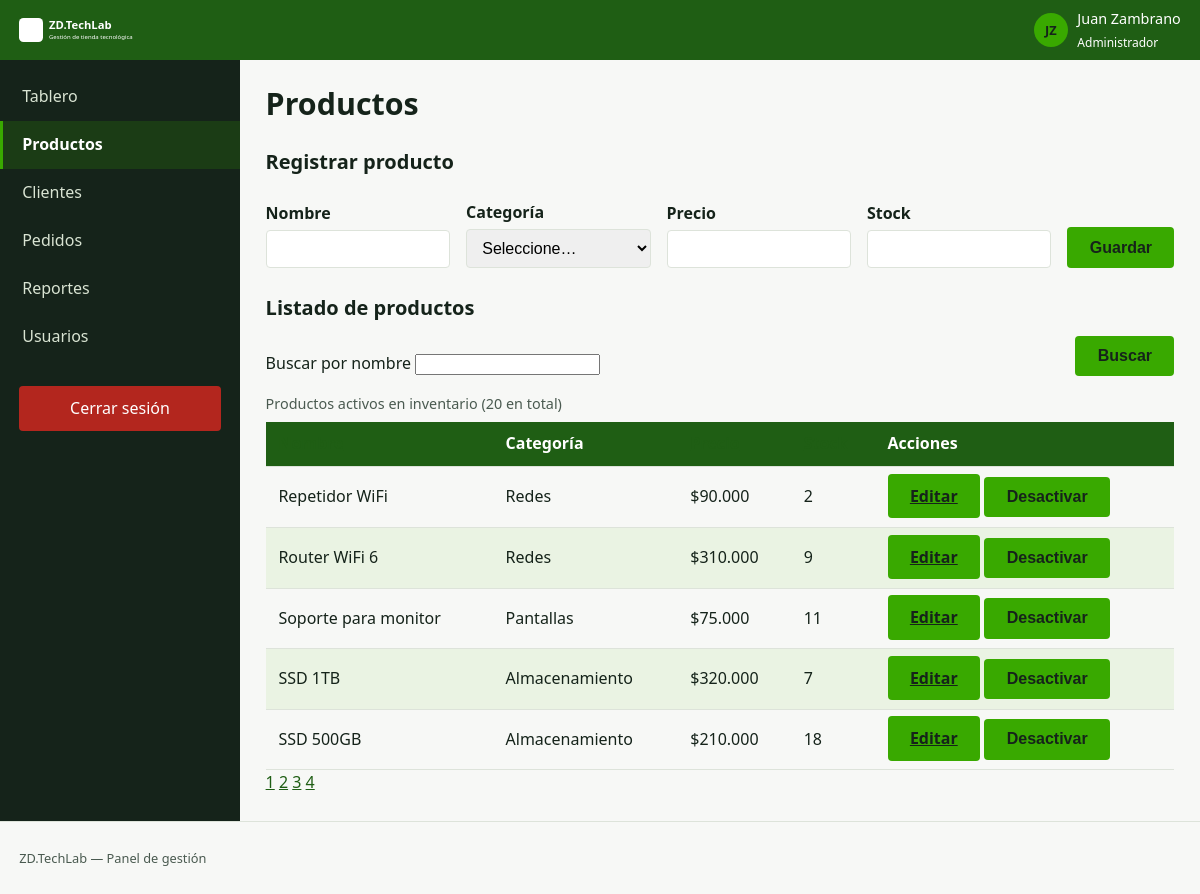
Page /productos.php?pagina=3 (signed in) on the committed database.
### tables this page shows
CREATE TABLE productos (
  id            INT UNSIGNED AUTO_INCREMENT PRIMARY KEY,
  categoria_id  INT UNSIGNED NOT NULL,
  nombre        VARCHAR(150) NOT NULL,
  precio        DECIMAL(12,2) NOT NULL,
  stock         INT UNSIGNED NOT NULL DEFAULT 0,
  stock_minimo  INT UNSIGNED NOT NULL DEFAULT 5,
  activo        TINYINT(1) NOT NULL DEFAULT 1,
  creado_en     DATETIME NOT NULL DEFAULT CURRENT_TIMESTAMP,
  CONSTRAINT fk_productos_categoria
    FOREIGN KEY (categoria_id) REFERENCES categorias(id)
    ON DELETE RESTRICT ON UPDATE CASCADE,
  INDEX idx_productos_nombre (nombre),
  INDEX idx_productos_categoria (categoria_id)
);

CREATE TABLE categorias (
  id      INT UNSIGNED AUTO_INCREMENT PRIMARY KEY,
  nombre  VARCHAR(80) NOT NULL,
  UNIQUE KEY uq_categorias_nombre (nombre)
);

### app/modelos/ProductoModelo.php (called while the page is built, shortened)
<?php
final class ProductoModelo
{
    public function listar(string $busqueda = '', int $pagina = 1, int $porPagina = 10, string $orden = 'nombre'): array
    {
        $columna = in_array($orden, self::COLUMNAS_ORDEN, true) ? $orden : 'nombre';
        $offset  = max(0, ($pagina - 1) * $porPagina);
        $st = $this->pdo->prepare(
            "SELECT p.id, p.nombre, p.precio, p.stock, p.categoria_id, c.nombre AS categoria
             FROM productos p
             INNER JOIN categorias c ON c.id = p.categoria_id
             WHERE p.activo = 1 AND p.nombre LIKE :b
             ORDER BY p.$columna
             LIMIT :lim OFFSET :off"
        );
        $st->bindValue(':b', '%' . $busqueda . '%');
        $st->bindValue(':lim', $porPagina, PDO::PARAM_INT);
        $st->bindValue(':off', $offset, PDO::PARAM_INT);
        $st->execute();
        return $st->fetchAll();
    }
    public function contar(string $busqueda = ''): int
    {
        $st = $this->pdo->prepare('SELECT COUNT(*) AS total FROM productos WHERE activo = 1 AND nombre LIKE :b');
        $st->bindValue(':b', '%' . $busqueda . '%');
        $st->execute();
        return (int) $st->fetch()['total'];
    }
}

### productos.php (the view, shortened to what this page needs)
<?php
require_once __DIR__ . '/app/modelos/ProductoModelo.php';
$pdo    = Conexion::obtener();
$modelo = new ProductoModelo($pdo);
$busqueda = trim((string) ($_GET['b'] ?? ''));
$orden    = (string) ($_GET['orden'] ?? 'nombre');
$pagina   = max(1, (int) ($_GET['pagina'] ?? 1));
$porPagina = 5;
$productos  = $modelo->listar($busqueda, $pagina, $porPagina, $orden);
$total      = $modelo->contar($busqueda);
$totalPaginas = max(1, (int) ceil($total / $porPagina));
$editando = null;
function conQuery(array $cambios): string
{
    $actual = $_GET;
    foreach ($cambios as $k => $v) {
        $actual[$k] = $v;
    }
    return '?' . http_build_query($actual);
}
?>
<!DOCTYPE html>
<html lang="es">
<head>
  <link rel="stylesheet" href="<?= BASE_URL ?>css/tokens.css">
  <link rel="stylesheet" href="<?= BASE_URL ?>css/estilos.css">
</head>
<body>
  <div class="panel">
    <?php require __DIR__ . '/app/vistas/parciales/cabecera.php'; ?>
    <?php require __DIR__ . '/app/vistas/parciales/menu.php'; ?>
    <main class="panel__contenido">
      <h1>Productos</h1>
      <section aria-labelledby="titulo-formulario">
        <h2 id="titulo-formulario"><?= $editando ? 'Editar producto' : 'Registrar producto' ?></h2>
        <form method="post" action="<?= BASE_URL ?>app/controladores/productos_guardar.php" novalidate class="formulario formulario--linea">
          <div>
            <label for="nombre">Nombre</label>
            <input type="text" id="nombre" name="nombre" minlength="3" required
                   value="<?= htmlspecialchars($editando['nombre'] ?? '', ENT_QUOTES, 'UTF-8') ?>">
          </div>
          <div>
            <label for="categoria">Categoría</label>
            <select id="categoria" name="categoria_id" required>
              <option value="">Seleccione…</option>
            </select>
          </div>
          <div>
            <label for="precio">Precio</label>
            <input type="number" id="precio" name="precio" min="1" step="1" required
                   value="<?= htmlspecialchars((string) ($editando['precio'] ?? ''), ENT_QUOTES, 'UTF-8') ?>">
          </div>
          <div>
            <label for="stock">Stock</label>
            <input type="number" id="stock" name="stock" min="0" step="1" required
                   value="<?= htmlspecialchars((string) ($editando['stock'] ?? ''), ENT_QUOTES, 'UTF-8') ?>">
          </div>
          <button type="submit" class="boton"><?= $editando ? 'Guardar cambios' : 'Guardar' ?></button>
        </form>
      </section>
      <section aria-labelledby="titulo-tabla">
        <h2 id="titulo-tabla">Listado de productos</h2>
        <form method="get" class="formulario--linea" style="margin-bottom:1rem;">
          <div>
            <label for="b">Buscar por nombre</label>
            <input type="search" id="b" name="b" value="<?= htmlspecialchars($busqueda, ENT_QUOTES, 'UTF-8') ?>">
          </div>
          <button type="submit" class="boton">Buscar</button>
        </form>
        <table id="tabla-productos">
          <caption>Productos activos en inventario (<?= $total ?> en total)</caption>
          <thead>
            <tr>
              <th scope="col"><a href="<?= conQuery(['orden' => 'nombre']) ?>">Nombre</a></th>
              <th scope="col">Categoría</th>
              <th scope="col"><a href="<?= conQuery(['orden' => 'precio']) ?>">Precio</a></th>
              <th scope="col"><a href="<?= conQuery(['orden' => 'stock']) ?>">Stock</a></th>
              <th scope="col">Acciones</th>
            </tr>
          </thead>
          <tbody>
            <?php foreach ($productos as $p): ?>
              <tr>
                <td><?= htmlspecialchars($p['nombre'], ENT_QUOTES, 'UTF-8') ?></td>
                <td><?= htmlspecialchars($p['categoria'], ENT_QUOTES, 'UTF-8') ?></td>
                <td>$<?= number_format((float) $p['precio'], 0, ',', '.') ?></td>
                <td><?= (int) $p['stock'] ?></td>
                <td>
                  <a href="<?= conQuery(['editar' => $p['id']]) ?>" class="boton boton--pequeno">Editar</a>
                  <form method="post" action="<?= BASE_URL ?>app/controladores/productos_eliminar.php"
                        style="display:inline" onsubmit="return confirm('¿Desactivar este producto?');">
                    <button type="submit" class="boton boton--pequeno boton--peligro">Desactivar</button>
                  </form>
                </td>
              </tr>
            <?php endforeach; ?>
          </tbody>
        </table>
        <?php if ($totalPaginas > 1): ?>
          <nav aria-label="Paginación de productos">
            <?php for ($i = 1; $i <= $totalPaginas; $i++): ?>
              <a href="<?= conQuery(['pagina' => $i]) ?>" <?= $i === $pagina ? 'aria-current="page"' : '' ?>><?= $i ?></a>
            <?php endfor; ?>
          </nav>
        <?php endif; ?>
      </section>
    </main>
    <?php require __DIR__ . '/app/vistas/parciales/pie.php'; ?>
</body>
</html>

### css/tokens.css (style rules this page uses)
:root { --superficie: #F7F8F6; --superficie-alta: #FFFFFF; --borde: #DDE3DA; --color-marca: #1F5E14; --color-marca-suave: #EAF3E3; --color-accion: #39A900; --color-acento: #F08A00; --texto: #15231A; --texto-tenue: #4A5A50; --texto-claro: #FFFFFF; --texto-sobre-brillante: #15231A; --exito: #2E7D32; --advertencia: #A85E00; --error: #B3261E; --info: #15506B; --fuente-base: system-ui, "Segoe UI", Roboto, sans-serif; }
:root { --texto-xs: 0.8rem; --texto-sm: 0.9rem; --texto-md: 1rem; --texto-lg: 1.25rem; --texto-xl: 1.9rem; }

### css/estilos.css (style rules this page uses)
*, *::before, *::after { box-sizing: border-box; }
body { margin: 0; font-family: var(--fuente-base); font-size: 16px; line-height: 1.6; color: var(--texto); background: var(--superficie); }
h1 { font-size: var(--texto-xl); line-height: 1.2; margin: 0 0 .5rem; }
h2 { font-size: var(--texto-lg); margin: 1.5rem 0 .75rem; }
a { color: var(--color-marca); }
.boton { background: var(--color-accion); color: var(--texto-sobre-brillante); font-weight: 600; border: none; border-radius: 4px; padding: .7rem 1.4rem; font-size: var(--texto-md); cursor: pointer; transition: background .18s ease; }
.formulario label { display: block; font-weight: 600; margin: .6rem 0 .25rem; }
.formulario input, .formulario select { width: 100%; padding: .55rem .7rem; border: 1px solid var(--borde); border-radius: 4px; font-size: var(--texto-md); }
.formulario--linea { display: flex; flex-wrap: wrap; align-items: flex-end; gap: 1rem; }
.formulario--linea > div { flex: 1 1 160px; }
.panel { display: grid; grid-template-columns: 1fr; grid-template-rows: 60px 1fr auto; grid-template-areas: "barra" "contenido" "pie"; min-height: 100vh; }
.panel__contenido { grid-area: contenido; padding: 1.6rem; overflow-y: auto; }
table { width: 100%; border-collapse: collapse; margin-top: .5rem; }
thead { background: var(--color-marca); color: #fff; position: sticky; top: 0; }
th, td { padding: .6rem .8rem; text-align: left; border-bottom: 1px solid var(--borde); }
tbody tr:nth-child(even) { background: var(--color-marca-suave); }
caption { text-align: left; font-size: var(--texto-sm); color: var(--texto-tenue); margin-bottom: .4rem; }
@media (min-width: 1024px) { .panel { grid-template-columns: 240px 1fr; grid-template-rows: 60px 1fr auto; grid-template-areas: "barra barra" "menu contenido" "pie pie"; } }

### rows in the picture
productos: nombre "Repetidor WiFi", categoria.nombre "Redes", precio "90.000", stock "2"
productos: nombre "Router WiFi 6", categoria.nombre "Redes", precio "310.000", stock "9"
productos: nombre "Soporte para monitor", categoria.nombre "Pantallas", precio "75.000", stock "11"
productos: nombre "SSD 1TB", categoria.nombre "Almacenamiento", precio "320.000", stock "7"
productos: nombre "SSD 500GB", categoria.nombre "Almacenamiento", precio "210.000", stock "18"

### other values in the picture
$iniciales "JZ"
$usuario['nombre'] "Juan Zambrano"
$usuario['rol'] "Administrador"
$op['texto'] "Tablero"
$op['texto'] "Productos"
$op['texto'] "Clientes"
$op['texto'] "Pedidos"
$op['texto'] "Reportes"
$op['texto'] "Usuarios"
$total "20"
